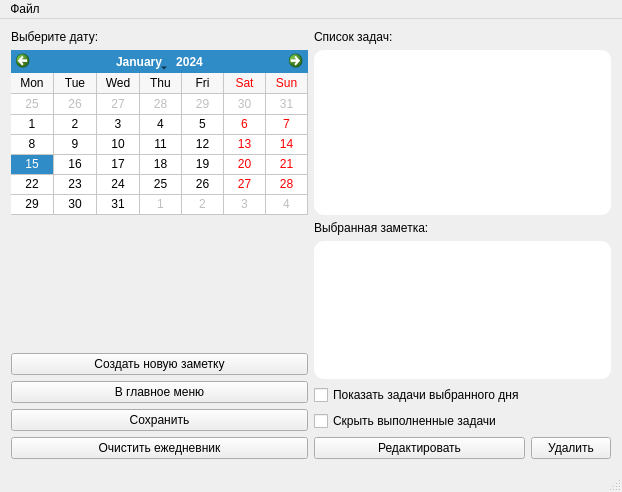
<?xml version="1.0" encoding="UTF-8"?>
<ui version="4.0">
 <class>Diary</class>
 <widget class="QMainWindow" name="Diary">
  <property name="geometry">
   <rect>
    <x>0</x>
    <y>0</y>
    <width>622</width>
    <height>492</height>
   </rect>
  </property>
  <property name="windowTitle">
   <string>Diary</string>
  </property>
  <widget class="QWidget" name="centralWidget">
   <property name="minimumSize">
    <size>
     <width>622</width>
     <height>433</height>
    </size>
   </property>
   <property name="mouseTracking">
    <bool>true</bool>
   </property>
   <layout class="QGridLayout" name="gridLayout_5">
    <item row="0" column="0">
     <layout class="QGridLayout" name="gridLayout_3">
      <item row="0" column="0">
       <widget class="QLabel" name="selectDate">
        <property name="text">
         <string>Выберите дату: </string>
        </property>
       </widget>
      </item>
      <item row="1" column="0">
       <widget class="QCalendarWidget" name="calendar">
        <property name="styleSheet">
         <string notr="true">selectedDay-front-color: red;</string>
        </property>
        <property name="minimumDate">
         <date>
          <year>1900</year>
          <month>1</month>
          <day>1</day>
         </date>
        </property>
        <property name="gridVisible">
         <bool>true</bool>
        </property>
        <property name="verticalHeaderFormat">
         <enum>QCalendarWidget::NoVerticalHeader</enum>
        </property>
       </widget>
      </item>
     </layout>
    </item>
    <item row="1" column="1" rowspan="2">
     <layout class="QGridLayout" name="gridLayout_4">
      <item row="7" column="1">
       <widget class="QPushButton" name="deleteButton">
        <property name="text">
         <string>Удалить</string>
        </property>
       </widget>
      </item>
      <item row="6" column="0">
       <widget class="QCheckBox" name="hideCompleted">
        <property name="text">
         <string>Скрыть выполненные задачи</string>
        </property>
       </widget>
      </item>
      <item row="2" column="0">
       <widget class="QLabel" name="note">
        <property name="text">
         <string>Выбранная заметка:</string>
        </property>
       </widget>
      </item>
      <item row="7" column="0">
       <widget class="QPushButton" name="editButton">
        <property name="text">
         <string>Редактировать</string>
        </property>
       </widget>
      </item>
      <item row="4" column="0" colspan="2">
       <widget class="QTextEdit" name="taskText">
        <property name="sizePolicy">
         <sizepolicy hsizetype="Expanding" vsizetype="Expanding">
          <horstretch>0</horstretch>
          <verstretch>0</verstretch>
         </sizepolicy>
        </property>
        <property name="styleSheet">
         <string notr="true">
border: 10 px solid rgb(200,244,99);
border-radius: 10px;
background-color: rgb(255,255,255)</string>
        </property>
        <property name="readOnly">
         <bool>true</bool>
        </property>
       </widget>
      </item>
      <item row="5" column="0">
       <widget class="QCheckBox" name="todayTasks">
        <property name="text">
         <string>Показать задачи выбранного дня</string>
        </property>
       </widget>
      </item>
     </layout>
    </item>
    <item row="0" column="1">
     <layout class="QGridLayout" name="gridLayout">
      <item row="1" column="0">
       <widget class="QListWidget" name="taskList">
        <property name="sizePolicy">
         <sizepolicy hsizetype="Expanding" vsizetype="Expanding">
          <horstretch>0</horstretch>
          <verstretch>0</verstretch>
         </sizepolicy>
        </property>
        <property name="styleSheet">
         <string notr="true">
border: 10 px solid rgb(200,244,99);
border-radius: 10px;
background-color: rgb(255,255,255)</string>
        </property>
       </widget>
      </item>
      <item row="0" column="0">
       <widget class="QLabel" name="tasks">
        <property name="text">
         <string>Список задач:</string>
        </property>
       </widget>
      </item>
     </layout>
    </item>
    <item row="1" column="0" rowspan="2">
     <layout class="QGridLayout" name="gridLayout_2">
      <item row="0" column="0">
       <layout class="QVBoxLayout" name="verticalLayout_2">
        <item>
         <spacer name="verticalSpacer">
          <property name="orientation">
           <enum>Qt::Vertical</enum>
          </property>
          <property name="sizeHint" stdset="0">
           <size>
            <width>20</width>
            <height>40</height>
           </size>
          </property>
         </spacer>
        </item>
       </layout>
      </item>
      <item row="3" column="0">
       <widget class="QPushButton" name="menuButton">
        <property name="text">
         <string>В главное меню</string>
        </property>
       </widget>
      </item>
      <item row="4" column="0">
       <widget class="QPushButton" name="saveButton">
        <property name="text">
         <string>Сохранить</string>
        </property>
       </widget>
      </item>
      <item row="2" column="0">
       <widget class="QPushButton" name="newNoteButton">
        <property name="text">
         <string>Создать новую заметку</string>
        </property>
       </widget>
      </item>
      <item row="5" column="0">
       <widget class="QPushButton" name="clearAllButton">
        <property name="text">
         <string>Очистить ежедневник</string>
        </property>
       </widget>
      </item>
     </layout>
    </item>
   </layout>
  </widget>
  <widget class="QMenuBar" name="menuBar">
   <property name="geometry">
    <rect>
     <x>0</x>
     <y>0</y>
     <width>622</width>
     <height>20</height>
    </rect>
   </property>
   <widget class="QMenu" name="menu">
    <property name="title">
     <string>Файл</string>
    </property>
    <addaction name="instruction"/>
    <addaction name="exit"/>
   </widget>
   <addaction name="menu"/>
  </widget>
  <widget class="QStatusBar" name="statusBar"/>
  <action name="instruction">
   <property name="text">
    <string>Инструкция</string>
   </property>
  </action>
  <action name="exit">
   <property name="text">
    <string>Выйти из программы</string>
   </property>
  </action>
 </widget>
 <layoutdefault spacing="6" margin="11"/>
 <tabstops>
  <tabstop>editButton</tabstop>
  <tabstop>deleteButton</tabstop>
  <tabstop>hideCompleted</tabstop>
  <tabstop>todayTasks</tabstop>
 </tabstops>
 <resources/>
 <connections/>
</ui>
